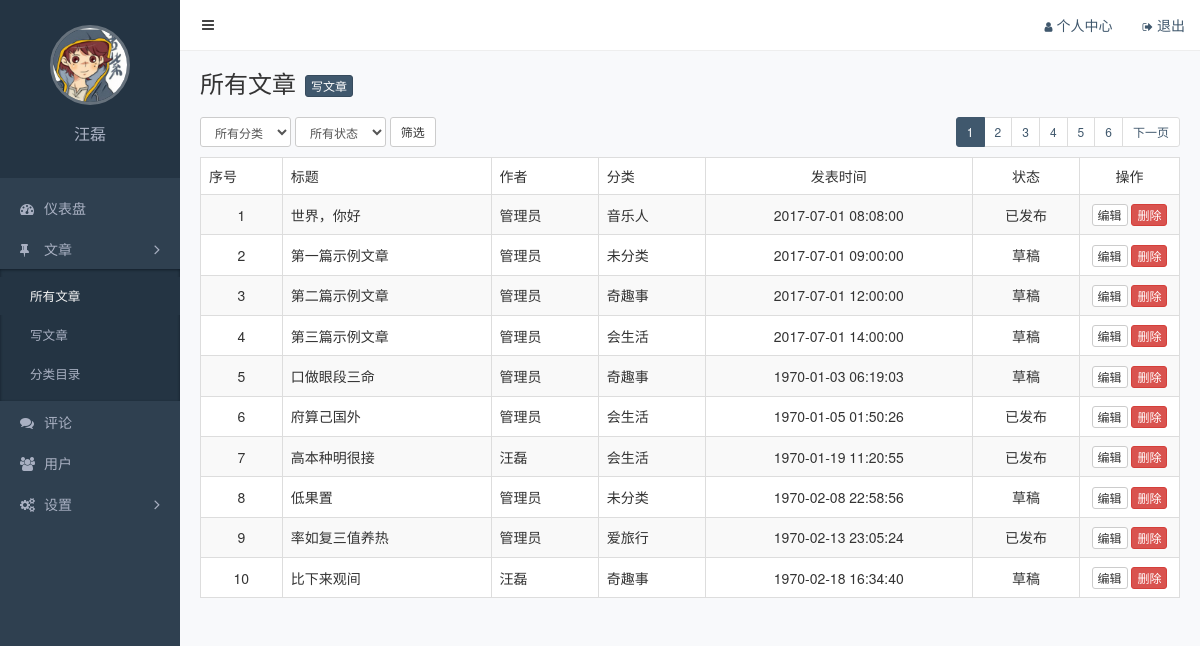
/admin/posts.php (signed in), run on the app's committed database.
### tables this page shows
CREATE TABLE `posts` (
  `id` int(11) NOT NULL AUTO_INCREMENT COMMENT '主键',
  `slug` varchar(200) NOT NULL COMMENT '别名',
  `title` varchar(200) NOT NULL COMMENT '标题',
  `feature` varchar(200) DEFAULT NULL COMMENT '特色图像',
  `created` datetime NOT NULL COMMENT '创建时间',
  `content` text COMMENT '内容',
  `views` int(11) NOT NULL DEFAULT '0' COMMENT '浏览数',
  `likes` int(11) NOT NULL DEFAULT '0' COMMENT '点赞数',
  `status` varchar(20) NOT NULL COMMENT '状态（drafted/published/trashed）',
  `user_id` int(11) NOT NULL COMMENT '用户 ID',
  `category_id` int(11) NOT NULL COMMENT '分类 ID',
  PRIMARY KEY (`id`),
  UNIQUE KEY `slug` (`slug`)
);

CREATE TABLE `users` (
  `id` int(11) NOT NULL AUTO_INCREMENT COMMENT '主键',
  `slug` varchar(200) NOT NULL COMMENT '别名',
  `email` varchar(200) NOT NULL COMMENT '邮箱',
  `password` varchar(200) NOT NULL COMMENT '密码',
  `nickname` varchar(100) DEFAULT NULL COMMENT '昵称',
  `avatar` varchar(200) DEFAULT NULL COMMENT '头像',
  `bio` varchar(500) DEFAULT NULL COMMENT '简介',
  `status` varchar(20) NOT NULL COMMENT '状态（unactivated/activated/forbidden/trashed）',
  PRIMARY KEY (`id`),
  UNIQUE KEY `slug` (`slug`),
  UNIQUE KEY `email` (`email`)
);

CREATE TABLE `categories` (
  `id` int(11) NOT NULL AUTO_INCREMENT COMMENT '主键',
  `slug` varchar(200) NOT NULL COMMENT '别名',
  `name` varchar(200) NOT NULL COMMENT '分类名称',
  PRIMARY KEY (`id`),
  UNIQUE KEY `slug` (`slug`)
);

### functions.php (called while the page is built, shortened)
<?php
	function connect(){
		$connection=mysqli_connect(DB_HOST,DB_USER,DB_PASSWORD);
		mysqli_select_db($connection,DB_NAME);
		mysqli_set_charset($connection,DB_CHARSET);
		return $connection;
	}
	function fetch($result){
		$rows=array();
		while($row=mysqli_fetch_assoc($result)){
			$rows[]=$row;
		}
		return $rows;
	}
	function query($sql){
		$connection=connect();
		$result=mysqli_query($connection,$sql);
		$rows=fetch($result);
		return $rows;
	}

### admin/posts.php (the view, shortened to what this page needs)
<?php
  require '../functions.php';
  $active='posts';
  $actives=array('category','post','posts');
$countsql='SELECT count(*) AS total FROM posts';
$total=query($countsql)[0]['total'];
$pageSize=10;
$pageCount=ceil($total/$pageSize);
$pageLimit=6;
$currentPage=isset($_GET['page'])?$_GET['page']:1;
$nextPage=$currentPage+1;
$start=$currentPage-floor($pageLimit/2);
$start=$start>1?$start:1;
$end=$start+$pageLimit-1;
$end=$end>=$pageCount?$pageCount:$end;
$start=$end-$pageLimit+1;
$start=$start>1?$start:1;
$page=range($start, $end);
$offset=($currentPage-1)*$pageSize;
 $sql = 'SELECT  posts.id, posts.title, posts.created, posts.status, users.nickname, categories.name FROM posts LEFT JOIN users ON posts.user_id=users.id LEFT JOIN categories ON posts.category_id = categories.id LIMIT ' . $offset . ', ' . $pageSize;
  $lists = query($sql);
;?>
<!DOCTYPE html>
<html lang="zh-CN">
<head>
  <?php include  './inc/css.php';?>
  <link rel="stylesheet" href="../assets/css/admin.css">
</head>
<body>
  <div class="main">
   <?php include  './inc/nav.php';?>
    <div class="container-fluid">
      <div class="page-title">
        <h1>所有文章</h1>
        <a href="post-add.html" class="btn btn-primary btn-xs">写文章</a>
      </div>
      <div class="page-action">
        <form class="form-inline">
          <select name="" class="form-control input-sm">
            <option value="">所有分类</option>
          </select>
          <select name="" class="form-control input-sm">
            <option value="">所有状态</option>
          </select>
          <button class="btn btn-default btn-sm">筛选</button>
        </form>
        <ul class="pagination pagination-sm pull-right">
        <?php foreach($page as $key=>$val) {?>
          <?php if($val==$currentPage){?>
          <li class="active"><a href="/admin/posts.php?page=<?php echo $val;?>"><?php echo $val;?></a></li>
          <?php }else{?>
           <li class=""><a href="/admin/posts.php?page=<?php echo $val;?>"><?php echo $val;?></a></li>
          <?php }?>
          <?php }?>
        <?php if($currentPage<$pageCount) {?>
          <li><a href="/admin/posts.php?page=<?php echo $nextPage?>">下一页</a></li>
        <?php }?>
        </ul>
      </div>
      <table class="table table-striped table-bordered table-hover">
        <thead>
          <tr>
            <th>序号</th>
            <th>标题</th>
            <th>作者</th>
            <th>分类</th>
            <th class="text-center">发表时间</th>
            <th class="text-center">状态</th>
            <th class="text-center" width="100">操作</th>
          </tr>
        </thead>
        <tbody>
        <?php foreach($lists as $key=>$val) {?>
          <tr>
            <td class="text-center"><?php echo $key+1;?></td>
            <td><?php echo $val['title'];?></td>
            <td><?php echo $val['nickname'];?></td>
            <?php if(!empty($val['name'])){?>
                <td><?php echo $val['name'];?></td>
            <?php } else{ ?>
                <td>未分类</td>
            <?php }?>
            <td class="text-center"><?php echo $val['created'];?></td>
            <?php if($val['status']=='published') {?>
            <td class="text-center">已发布</td>
            <?php }else{?>
            <td class="text-center">草稿</td>
            <?php }?>
            <td class="text-center">
              <a href="/admin/post-add.php?action=edit&pid=<?php echo $val['id'];?>" class="btn btn-default btn-xs">编辑</a>
              <a href="/admin/posts.php?action=delete&pid=<?php echo $val['id'];?>" class="btn btn-danger btn-xs">删除</a>
            </td>
          </tr>
         <?php }?>
        </tbody>
      </table>
    </div>
  </div>
 <?php include  './inc/aside.php';?>
</body>
</html>

### admin/inc/css.php
<link rel="stylesheet" href="../assets/vendors/bootstrap/css/bootstrap.css">
<link rel="stylesheet" href="../assets/vendors/font-awesome/css/font-awesome.css">
<link rel="stylesheet" href="../assets/vendors/nprogress/nprogress.css">

### admin/inc/nav.php
<nav class="navbar">
    <button class="btn btn-default navbar-btn fa fa-bars"></button>
    <ul class="nav navbar-nav navbar-right">
      <li><a href="/admin/profile.php"><i class="fa fa-user"></i>个人中心</a></li>
      <li><a href="/admin/logout.php"><i class="fa fa-sign-out"></i>退出</a></li>
    </ul>
  </nav>

### admin/inc/aside.php (shortened to what this page needs)
<div class="aside">
  <div class="profile">
    <?php if(!empty($_SESSION['user_info']['avatar'])){?>
    <img class="avatar" src="<?php echo $_SESSION['user_info']['avatar'];?>">
   <?php } else{ ?>
    <img class="avatar" src="/assets/img/default.png">
    <?php } ?>
   <h3 class="name"><?php echo $_SESSION['user_info']['nickname'];?></h3>
  </div>
  <ul class="nav">
    <li <?php if($active=='dashboard') {?> class='active'  <?php } ?>>
      <a href="index.php"><i class="fa fa-dashboard"></i>仪表盘</a>
    </li>
    <li>
      <a href="#menu-posts" class="collapsed" data-toggle="collapse">
        <i class="fa fa-thumb-tack"></i>文章<i class="fa fa-angle-right"></i>
      </a>
      <ul id="menu-posts" class="collapse <?php if(in_array($active, $actives)) { ?> in <?php } ?> ">
        <li <?php if($active=='posts') {?> class='active'  <?php } ?>><a href="posts.php">所有文章</a></li>
        <li <?php if($active=='post') {?> class='active'  <?php } ?>><a href="/admin/post-add.php">写文章</a></li>
        <li <?php if($active=='category') {?> class='active'  <?php } ?>><a href="/admin/categories.php">分类目录</a></li>
      </ul>
    </li>
    <li>
      <a href="comments.php"><i class="fa fa-comments"></i>评论</a>
    </li>
    <li <?php if($active=='users') {?> class='active'  <?php } ?>>
      <a href="users.php"><i class="fa fa-users"></i>用户</a>
    </li>
    <li>
      <a href="#menu-settings" class="collapsed" data-toggle="collapse">
        <i class="fa fa-cogs"></i>设置<i class="fa fa-angle-right"></i>
      </a>
    </li>
  </ul>
</div>

### assets/css/admin.css (style rules this page uses)
.form-control { box-shadow: none; }
body { background-color: #f8f9fb; -webkit-font-smoothing: antialiased; -moz-osx-font-smoothing: grayscale; }
.aside { position: fixed; top: 0; left: 0; width: 180px; height: 100%; background-color: #2f4050; }
.aside .profile { padding: 25px; text-align: center; background-color: #243443; }
.aside .profile .avatar { width: 80px; height: 80px; border: 3px solid rgba(255, 255, 255, .3); border-radius: 50%; object-fit: cover; }
.aside .profile .name { color: #a9b0c2; font-size: 16px; }
.aside .nav { padding: 10px 0; }
.aside .nav li + li { margin-top: 1px; }
.aside .nav a { display: block; padding: 10px 20px; color: #a9b0c2; }
.aside .nav .active > a { color: #f6f6f6; background-color: #243443; }
.aside .nav a i:first-child { width: 14px; margin-right: 10px; font-size: 14px; line-height: 16px; }
.aside .nav .fa-angle-right { float: right; transition: transform .2s; transform: rotate(90deg); font-size: 16px; line-height: 20px; }
.aside .nav .collapsed .fa-angle-right { float: right; transform: rotate(0); }
.aside .nav a + ul { overflow: hidden; padding: 0; list-style: none; background-color: #243443; box-shadow: inset 0 1px 3px #111e29; font-size: .9em; }
.aside .nav a + ul li:first-child { margin-top: 8px; }
.aside .nav a + ul li:last-child { margin-bottom: 8px; }
.aside .nav a + ul a { padding-left: 30px; }
.main { position: relative; overflow: hidden; min-width: 844px; min-height: 100vh; padding: 70px 5px 20px 185px; }
.main .navbar { position: fixed; z-index: 10; top: 0; right: 0; left: 180px; padding: 0 15px 0 10px; border: 0; border-bottom: 1px solid #eee; border-radius: 0; background-color: #fff; }
.main .navbar .navbar-btn { padding: 10px 12px; color: #444; border: 0; }
.main .navbar i { margin-right: 4px; font-size: .8em; }
.main .container-fluid .page-title { overflow: hidden; margin-bottom: 20px; }
.main .container-fluid .page-title h1 { display: inline-block; margin: 0; font-size: 24px; font-weight: 400; }
.main .container-fluid .page-title .btn-primary { margin-left: 5px; vertical-align: bottom; }
.main .container-fluid .page-action { overflow: hidden; margin-bottom: 10px; }
.main .container-fluid .page-action .btn-batch, .main .container-fluid .page-action .form-inline { display: inline-block; }
.main .container-fluid .page-action .btn { margin-right: 10px; }
.main .container-fluid .pagination { margin: 0; }
.main .container-fluid table { background-color: #fff; }
.main .container-fluid th { border-bottom: 1px; font-weight: 400; }
.main .container-fluid td { vertical-align: middle; }

### data on the page
posts: title "世界，你好", user.nickname "管理员", category.name "音乐人", created "2017-07-01 08:08:00", status "已发布"
posts: title "第一篇示例文章", user.nickname "管理员", shows "未分类", created "2017-07-01 09:00:00", status "草稿"
posts: title "第二篇示例文章", user.nickname "管理员", category.name "奇趣事", created "2017-07-01 12:00:00", status "草稿"
posts: title "第三篇示例文章", user.nickname "管理员", category.name "会生活", created "2017-07-01 14:00:00", status "草稿"
posts: title "口做眼段三命", user.nickname "管理员", category.name "奇趣事", created "1970-01-03 06:19:03", status "草稿"
posts: title "府算己国外", user.nickname "管理员", category.name "会生活", created "1970-01-05 01:50:26", status "已发布"
posts: title "高本种明很接", user.nickname "汪磊", category.name "会生活", created "1970-01-19 11:20:55", status "已发布"
posts: title "低果置", user.nickname "管理员", shows "未分类", created "1970-02-08 22:58:56", status "草稿"
posts: title "率如复三值养热", user.nickname "管理员", category.name "爱旅行", created "1970-02-13 23:05:24", status "已发布"
posts: title "比下来观间", user.nickname "汪磊", category.name "奇趣事", created "1970-02-18 16:34:40", status "草稿"

### other printed values
$val "1"
$val "2"
$val "3"
$val "4"
$val "5"
$val "6"
$_SESSION['user_info']['nickname'] "汪磊"
